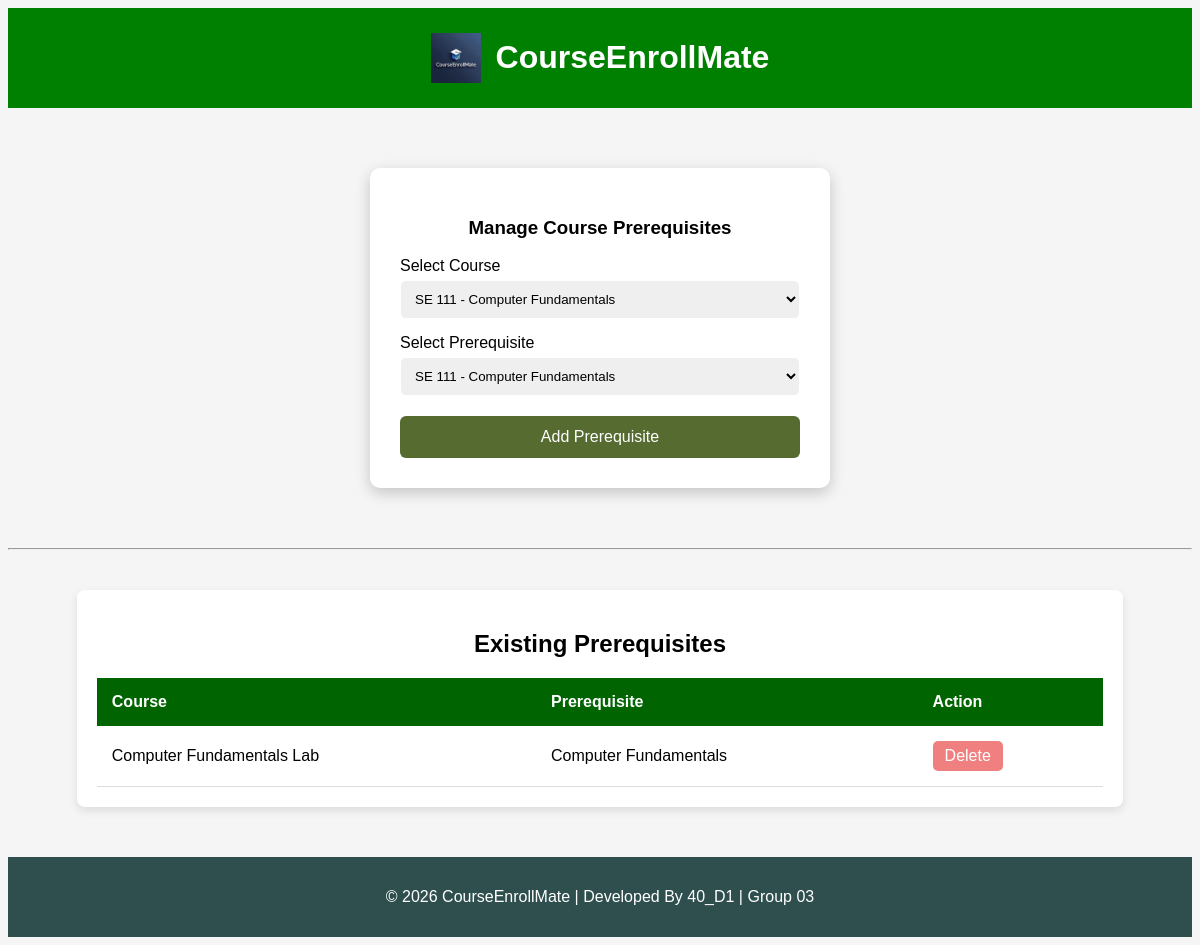
Page /manage_prerequisites (signed in) on the committed database.
### tables this page shows
CREATE TABLE course_prerequisites (
    id INTEGER PRIMARY KEY AUTOINCREMENT,
    course_id INTEGER NOT NULL,
    prerequisite_id INTEGER NOT NULL,
    FOREIGN KEY (course_id) REFERENCES courses(id),
    FOREIGN KEY (prerequisite_id) REFERENCES courses(id)
);

CREATE TABLE courses (
    id INTEGER PRIMARY KEY AUTOINCREMENT,
    course_code TEXT UNIQUE NOT NULL,
    course_title TEXT NOT NULL,
    course_description TEXT,
    credit_hours INTEGER NOT NULL,
    created_at TIMESTAMP DEFAULT CURRENT_TIMESTAMP
);

### app.py (the view, shortened to what this page needs)
@app.route("/manage_prerequisites", methods=["GET", "POST"])
@login_required
@role_required("admin")
def manage_prerequisites():
    conn = get_db_connection()
    courses = conn.execute("SELECT * FROM courses").fetchall()
    prerequisites = conn.execute("""
        SELECT cp.id, c.course_title AS course, p.course_title AS prerequisite
        FROM course_prerequisites cp
        JOIN courses c ON cp.course_id = c.id
        JOIN courses p ON cp.prerequisite_id = p.id
    """).fetchall()
    conn.close()
    return render_template(
        "manage_prerequisites.html",
        courses=courses,
        prerequisites=prerequisites
    )

### app.py (called while the page is built)
def get_db_connection():
    conn = sqlite3.connect("courseenrollmate.db")
    conn.row_factory = sqlite3.Row
    conn.execute("PRAGMA foreign_keys = ON")
    return conn

### helper.py (called while the page is built)
def login_required(f):
    @wraps(f)
    def decorated_function(*args, **kwargs):
        if "username" not in session:
            return redirect("/login")
        return f(*args, **kwargs)
    return decorated_function

def role_required(role):
    def decorator(f):
        @wraps(f)
        def decorated_function(*args, **kwargs):
            if session.get("role") != role:
                return "403 Forbidden: Unauthorized access"
            return f(*args, **kwargs)
        return decorated_function
    return decorator

### templates/manage_prerequisites.html
{% extends "base.html" %}
{% block body %}
<div class="login-container">
    <h3>Manage Course Prerequisites</h3>
    <form method="POST">
        <label>Select Course</label>
        <select name="course_id" required>
            {% for course in courses %}
            <option value="{{ course['id'] }}">
                {{ course['course_code'] }} - {{ course['course_title'] }}
            </option>
            {% endfor %}
        </select>
        <label>Select Prerequisite</label>
        <select name="prerequisite_id" required>
            {% for course in courses %}
            <option value="{{ course['id'] }}">
                {{ course['course_code'] }} - {{ course['course_title'] }}
            </option>
            {% endfor %}
        </select>
        <button type="submit">Add Prerequisite</button>
    </form>
</div>
<hr>
<div class="table-container">
    <h2>Existing Prerequisites</h2>
    <table>
        <thead>
            <tr>
                <th>Course</th>
                <th>Prerequisite</th>
                <th>Action</th>
            </tr>
        </thead>
        <tbody>
    {% for item in prerequisites %}
            <tr>
                <td>{{ item['course'] }}</td>
                <td>{{ item['prerequisite'] }}</td>
                <td>
                    <a href="/delete_prerequisite/{{ item['id'] }}" class="delete-btn">
                        Delete
                    </a>
                </td>
            </tr>
    {% endfor %}
        </tbody>
    </table>
</div>
{% endblock %}

### static/style.css (style rules this page uses)
body { font-family: Arial, sans-serif; background:whitesmoke; text-align:center; }
a { display:inline-block; padding:10px 20px; background: darkolivegreen; color:white; text-decoration:none; border-radius:5px; }
.login-container { width:400px; margin:60px auto; background:white; padding:30px; border-radius:10px; box-shadow:0 5px 15px rgba(0,0,0,0.2); text-align:left; }
.login-container h3 { text-align:center; }
label { display:block; margin-top:15px; }
input, select { width:100%; padding:10px; margin-top:5px; border-radius:6px; border:1px solid white; }
button { width:100%; margin-top:20px; padding:12px; background:darkolivegreen; border:none; color:white; font-size:16px; border-radius:6px; cursor:pointer; }
.table-container { width:85%; margin:40px auto; background:white; padding:20px; border-radius:8px; box-shadow:0 4px 10px rgba(0,0,0,0.1); }
table { width:100%; border-collapse:collapse; }
thead { background: darkgreen; color:white; }
th,td { padding:15px; text-align:left; }
tbody tr { border-bottom:1px solid #ddd; }
.delete-btn { background:lightcoral; color:white; padding:6px 12px; border-radius:5px; text-decoration:none; }

### rows in the picture
course_prerequisites: course "Computer Fundamentals Lab", prerequisite "Computer Fundamentals"

### other values in the picture
form field course_id "SE 111 - Computer Fundamentals"
form field prerequisite_id "SE 111 - Computer Fundamentals"
